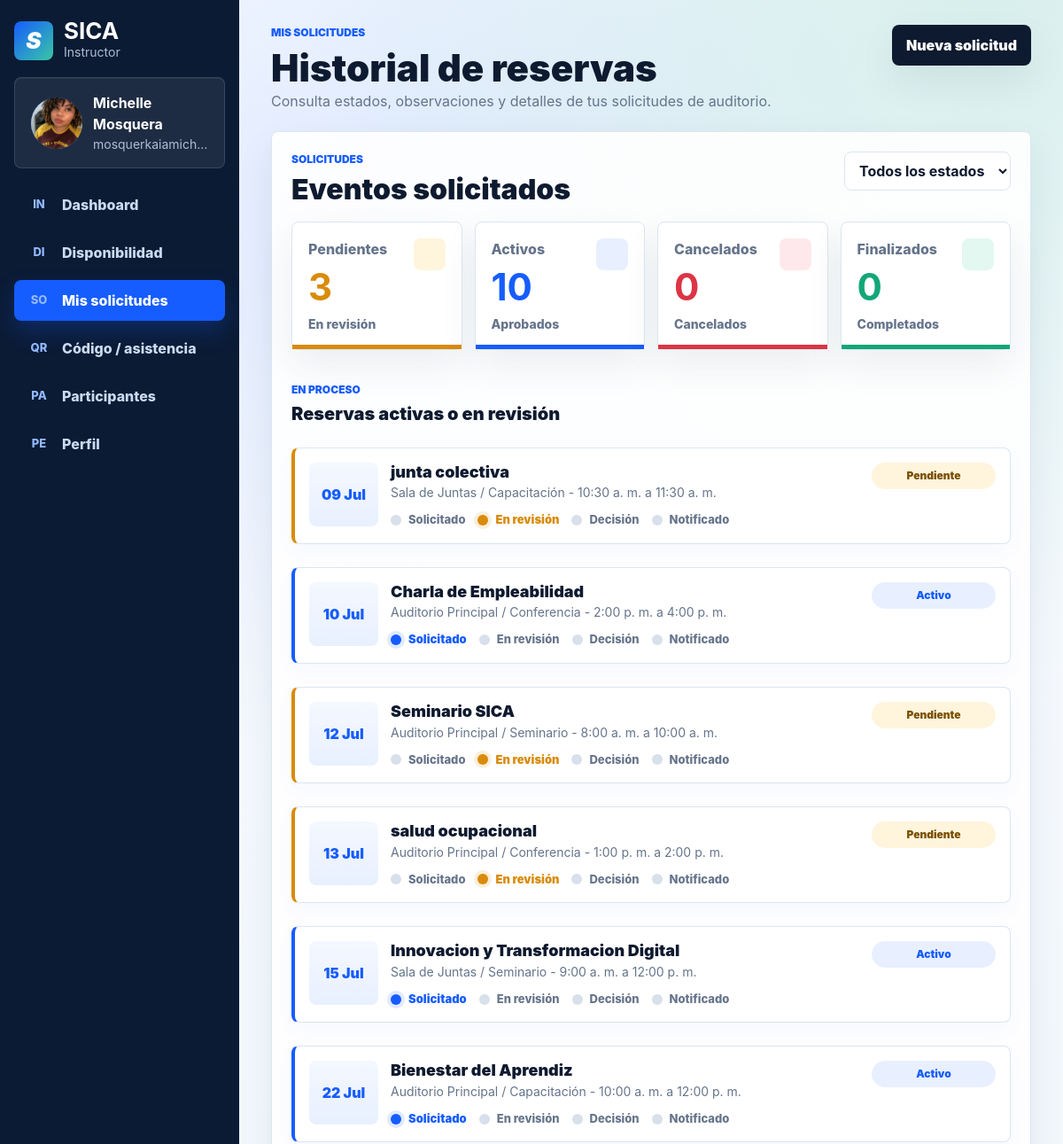
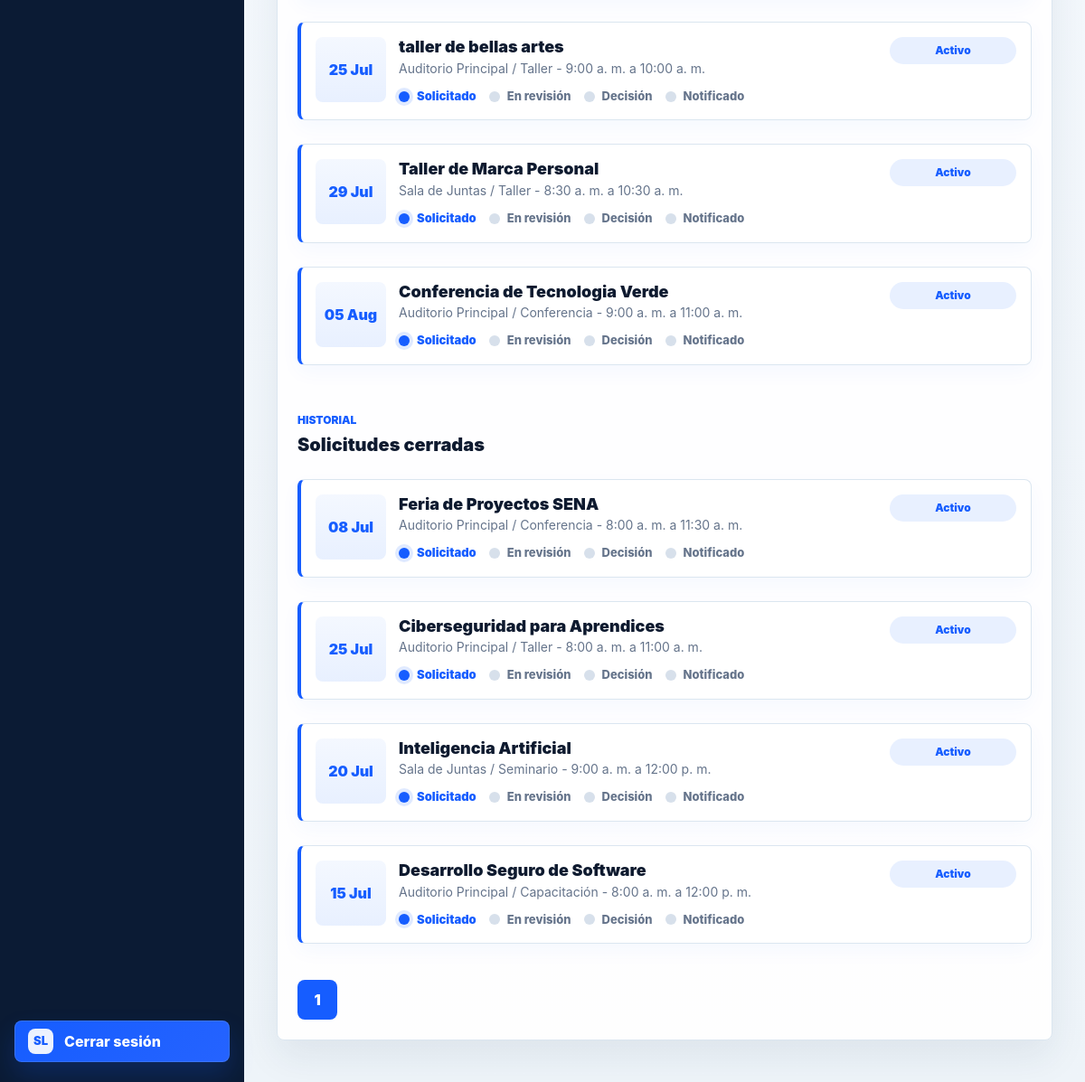
The app's page /instructor/mis_solicitudes.php (signed in) with its own data (2 pictures, top to bottom).
### tables this page shows
CREATE TABLE `evento` (
  `id_evento` int(11) NOT NULL,
  `nombre_evento` varchar(100) NOT NULL,
  `descripcion` varchar(150) DEFAULT NULL,
  `fecha_evento` date NOT NULL,
  `hora_inicio` time NOT NULL,
  `hora_fin` time NOT NULL,
  `codigo_evento` varchar(20) NOT NULL,
  `id_auditorio` int(11) NOT NULL,
  `id_tipo_evento` int(11) NOT NULL,
  `id_solicitante` bigint(20) DEFAULT NULL,
  `id_coordinador` bigint(20) DEFAULT NULL,
  `observacion` varchar(255) DEFAULT NULL,
  `fecha_aprobacion` date DEFAULT NULL,
  `id_estado` int(11) DEFAULT NULL
);

CREATE TABLE `auditorio` (
  `id_auditorio` int(11) NOT NULL,
  `nombre_auditorio` varchar(80) NOT NULL,
  `bloque` varchar(10) NOT NULL,
  `capacidad` int(11) NOT NULL,
  `cantidad_computadores` int(11) DEFAULT NULL,
  `tiene_aire_acondicionado` tinyint(1) DEFAULT NULL,
  `tiene_ventilador` tinyint(1) DEFAULT NULL,
  `tiene_tablero` tinyint(1) DEFAULT NULL,
  `tiene_televisor` tinyint(1) DEFAULT NULL,
  `id_estado` int(11) DEFAULT NULL
);

CREATE TABLE `tipo_evento` (
  `id_tipo_evento` int(11) NOT NULL,
  `nombre_tipo` varchar(50) NOT NULL
);

CREATE TABLE `estado` (
  `id_estado` int(11) NOT NULL,
  `nombre_estado` varchar(20) NOT NULL
);

### includes/paths.php (called while the page is built, shortened)
<?php
function app_base_path(): string
{
    static $basePath = null;
    if ($basePath !== null) {
        return $basePath;
    }
    $scriptName = str_replace('\\', '/', $_SERVER['SCRIPT_NAME'] ?? '');
    $segments = array_values(array_filter(explode('/', trim($scriptName, '/')), 'strlen'));
    $firstSegment = $segments[0] ?? '';
    $rootEntries = [
        'admin',
        'aprendiz',
        'coordinador',
        'css',
        'img',
        'includes',
        'instructor',
        'js',
        'login',
        'index.php',
    ];
    $basePath = ($firstSegment !== '' && !in_array($firstSegment, $rootEntries, true))
        ? '/' . $firstSegment
        : '';
    return $basePath;
}
function app_url(string $path): string
{
    return app_base_path() . '/' . ltrim($path, '/');
}

### instructor/mis_solicitudes.php (the view, shortened to what this page needs)
<?php
require_once __DIR__ . '/../config/conexion.php';
require_once __DIR__ . '/../includes/instructor_panel.php';
$idInstructor = (int)(instructor_user()['id_documento'] ?? 0);
$params = [':id' => $idInstructor];
$where = ' WHERE e.id_solicitante = :id';
$counts = ['Pendiente' => 0, 'Activo' => 0, 'Cancelado' => 0, 'Finalizado' => 0];
$countStmt = $pdo->prepare('SELECT es.nombre_estado, COUNT(*) AS cnt FROM evento e INNER JOIN estado es ON es.id_estado = e.id_estado' . $where . ' GROUP BY es.nombre_estado');
$countStmt->execute($params);
foreach ($countStmt->fetchAll() as $row) {
    $name = (string)($row['nombre_estado'] ?? '');
    $cnt = (int)($row['cnt'] ?? 0);
    if (array_key_exists($name, $counts)) {
        $counts[$name] = $cnt;
    } else {
        $counts[$name] = $cnt;
    }
}
$perPage = 15;
$pagina = min(200, max(1, (int)($_GET['pagina'] ?? 1)));
$upcomingSql = instructor_event_query() . $where . " AND (es.nombre_estado = 'Pendiente' OR (es.nombre_estado = 'Activo' AND DATE(e.fecha_evento) >= CURDATE())) ORDER BY e.fecha_evento ASC, e.hora_inicio ASC";
$upcoming = instructor_rows($pdo, $upcomingSql, $params);
$countHistoricalSql = 'SELECT COUNT(*) FROM evento e INNER JOIN estado es ON es.id_estado = e.id_estado' . $where . " AND (es.nombre_estado IN ('Cancelado','Finalizado') OR (es.nombre_estado = 'Activo' AND DATE(e.fecha_evento) < CURDATE()))";
$totalHistorical = (int)instructor_scalar($pdo, $countHistoricalSql, $params);
$totalPages = (int)max(1, ceil($totalHistorical / $perPage));
$offset = ($pagina - 1) * $perPage;
$limitSql = (int)$perPage;
$offsetSql = (int)max(0, $offset);
$historicalSql = instructor_event_query() . $where . " AND (es.nombre_estado IN ('Cancelado','Finalizado') OR (es.nombre_estado = 'Activo' AND DATE(e.fecha_evento) < CURDATE())) ORDER BY e.fecha_evento DESC, e.hora_inicio DESC LIMIT {$limitSql} OFFSET {$offsetSql}";
$historical = instructor_rows($pdo, $historicalSql, $params);
function instructor_request_step_data(array $evento): array
{
    $estado = (string)($evento['estado'] ?? '');
    $active = match ($estado) {
        'Activo' => 'solicitado',
        'Pendiente' => 'revision',
        'Cancelado' => 'decision',
        'Finalizado' => 'notificado',
        default => '',
    };
    $decisionDate = '';
    try {
        if (!empty($evento['fecha_aprobacion'])) {
            $decisionDate = (new DateTime((string)$evento['fecha_aprobacion']))->format('Y-m-d');
        }
    } catch (Exception $exception) {
        $decisionDate = '';
    }
    return [
        ['key' => 'solicitado', 'label' => 'Solicitado', 'extra' => ''],
        ['key' => 'revision', 'label' => 'En revisión', 'extra' => ''],
        ['key' => 'decision', 'label' => 'Decisión', 'extra' => $active === 'decision' && $decisionDate !== '' ? ' - ' . $decisionDate : ''],
        ['key' => 'notificado', 'label' => 'Notificado', 'extra' => $active === 'notificado' && $decisionDate !== '' ? ' - ' . $decisionDate : ''],
    ];
}
function instructor_step_class(array $step, string $estado): string
{
    $estado = (string)$estado;
    $active = match ($estado) {
        'Activo' => 'solicitado',
        'Pendiente' => 'revision',
        'Cancelado' => 'decision',
        'Finalizado' => 'notificado',
        default => '',
    };
    if ($active !== (string)$step['key']) {
        return 'step';
    }
    $statusClass = match ($estado) {
        'Activo' => 'state-active',
        'Pendiente' => 'state-pending',
        'Cancelado' => 'state-cancelled',
        'Finalizado' => 'state-finished',
        default => 'state-muted',
    };
    return 'step is-current ' . $statusClass;
}
?>
<?php include_once __DIR__ . '/../includes/header.php'; ?>
<header class="instructor-topbar">
    <div>
        <p class="eyebrow">Mis solicitudes</p>
        <h1>Historial de reservas</h1>
        <span>Consulta estados, observaciones y detalles de tus solicitudes de auditorio.</span>
    </div>
    <div class="topbar-actions">
        <a class="top-action" href="<?= instructor_h(app_url('instructor/disponibilidad.php')) ?>">Nueva solicitud</a>
    </div>
</header>
<section class="panel mis-solicitudes">
    <div class="panel-head">
        <div>
            <p class="eyebrow">Solicitudes</p>
            <h2>Eventos solicitados</h2>
        </div>
        <form class="calendar-toolbar" method="get">
            <select name="estado" onchange="this.form.submit()">
                <option value="">Todos los estados</option>
            </select>
        </form>
    </div>
    <div class="metric-grid requests-metrics">
        <article class="metric-tile amber"><span>Pendientes</span><strong><?= instructor_h($counts['Pendiente'] ?? 0) ?></strong><small>En revisión</small></article>
        <article class="metric-tile navy"><span>Activos</span><strong><?= instructor_h($counts['Activo'] ?? 0) ?></strong><small>Aprobados</small></article>
        <article class="metric-tile red"><span>Cancelados</span><strong><?= instructor_h($counts['Cancelado'] ?? 0) ?></strong><small>Cancelados</small></article>
        <article class="metric-tile green"><span>Finalizados</span><strong><?= instructor_h($counts['Finalizado'] ?? 0) ?></strong><small>Completados</small></article>
    </div>
    <div class="request-list">
        <div class="section-heading">
            <p class="eyebrow">En proceso</p>
            <h3>Reservas activas o en revisión</h3>
        </div>
        <?php foreach ($upcoming as $evento): ?>
            <?php $fecha = new DateTime((string)$evento['fecha_evento']);
                  $estado = (string)($evento['estado'] ?? '');
                  $steps = instructor_request_step_data($evento);
            ?>
            <article class="request-row <?= instructor_h(instructor_status_class($estado)) ?>">
                <div class="request-date"><?= instructor_h($fecha->format('d M')) ?></div>
                <div class="request-content">
                    <div class="request-title">
                      <h3><?= instructor_h($evento['nombre_evento']) ?></h3>
                    </div>
                    <small><?= instructor_h($evento['nombre_auditorio']) ?> / <?= instructor_h($evento['nombre_tipo']) ?> - <?= instructor_h(instructor_hora12((string)$evento['hora_inicio'])) ?> a <?= instructor_h(instructor_hora12((string)$evento['hora_fin'])) ?></small>
                    <div class="stepper" aria-hidden="true">
                        <?php foreach ($steps as $step): ?>
                            <div class="<?= instructor_h(instructor_step_class($step, $estado)) ?>"><div class="dot"></div><div class="label"><?= instructor_h($step['label'] . $step['extra']) ?></div></div>
                        <?php endforeach; ?>
                    </div>
                </div>
                <a class="status-pill <?= instructor_h(instructor_status_class((string)$evento['estado'])) ?>" href="<?= instructor_h(app_url('instructor/detalle_solicitud.php?id=' . (int)$evento['id_evento'])) ?>"><?= instructor_h($evento['estado']) ?></a>
            </article>
        <?php endforeach; ?>
    </div>
    <div class="request-list request-list-spaced">
        <div class="section-heading">
            <p class="eyebrow">Historial</p>
            <h3>Solicitudes cerradas</h3>
        </div>
        <?php foreach ($historical as $evento): ?>
            <?php $fecha = new DateTime((string)$evento['fecha_evento']);
                  $estado = (string)($evento['estado'] ?? '');
                  $steps = instructor_request_step_data($evento);
            ?>
            <article class="request-row <?= instructor_h(instructor_status_class($estado)) ?>">
                <div class="request-date"><?= instructor_h($fecha->format('d M')) ?></div>
                <div class="request-content">
                    <div class="request-title">
                      <h3><?= instructor_h($evento['nombre_evento']) ?></h3>
                    </div>
                    <small><?= instructor_h($evento['nombre_auditorio']) ?> / <?= instructor_h($evento['nombre_tipo']) ?> - <?= instructor_h(instructor_hora12((string)$evento['hora_inicio'])) ?> a <?= instructor_h(instructor_hora12((string)$evento['hora_fin'])) ?></small>
                    <div class="stepper" aria-hidden="true">
                        <?php foreach ($steps as $step): ?>
                            <div class="<?= instructor_h(instructor_step_class($step, $estado)) ?>"><div class="dot"></div><div class="label"><?= instructor_h($step['label'] . $step['extra']) ?></div></div>
                        <?php endforeach; ?>
                    </div>
                </div>
                <a class="status-pill <?= instructor_h(instructor_status_class((string)$evento['estado'])) ?>" href="<?= instructor_h(app_url('instructor/detalle_solicitud.php?id=' . (int)$evento['id_evento'])) ?>"><?= instructor_h($evento['estado']) ?></a>
            </article>
        <?php endforeach; ?>
        <div class="pagination-actions" aria-label="Paginación de solicitudes">
            <?php
            $baseQuery = [];
            for ($p = 1; $p <= $totalPages; $p++):
                $q = $baseQuery;
                $q['pagina'] = $p;
                $href = app_url('instructor/mis_solicitudes.php') . '?' . http_build_query($q);
            ?>
                <a class="<?= $p === $pagina ? 'primary-btn' : 'top-action' ?>" href="<?= instructor_h($href) ?>"><?= instructor_h($p) ?></a>
            <?php endfor; ?>
        </div>
    </div>
</section>
<?php include_once __DIR__ . '/../includes/footer.php'; ?>

### css/login.css (style rules this page uses)
:root { --login-blue: #2563ff; --login-blue-dark: #1d4ed8; --login-text: #182235; --login-muted: #7a879b; --login-line: #e6ebf3; --border-angle: 0deg; }
* { box-sizing: border-box; }
body { min-height: 100vh; margin: 0; color: var(--login-text); font-family: "Inter", "Segoe UI", Arial, sans-serif; background: linear-gradient(90deg, rgba(37, 99, 255, 0.08), rgba(255, 255, 255, 0) 18%), linear-gradient(180deg, #f9fbff 0%, #edf4ff 100%); }

### records on screen
evento: fecha_evento "09 Jul", nombre_evento "junta colectiva", id_auditorio.nombre_auditorio "Sala de Juntas", id_tipo_evento.nombre_tipo "Capacitación", hora_inicio "10:30 a. m.", hora_fin "11:30 a. m.", extra "Solicitado", extra "En revisión", extra "Decisión", extra "Notificado", id_estado.nombre_estado "Pendiente"
evento: fecha_evento "10 Jul", nombre_evento "Charla de Empleabilidad", id_auditorio.nombre_auditorio "Auditorio Principal", id_tipo_evento.nombre_tipo "Conferencia", hora_inicio "2:00 p. m.", hora_fin "4:00 p. m.", extra "Solicitado", extra "En revisión", extra "Decisión", extra "Notificado", id_estado.nombre_estado "Activo"
evento: fecha_evento "12 Jul", nombre_evento "Seminario SICA", id_auditorio.nombre_auditorio "Auditorio Principal", id_tipo_evento.nombre_tipo "Seminario", hora_inicio "8:00 a. m.", hora_fin "10:00 a. m.", extra "Solicitado", extra "En revisión", extra "Decisión", extra "Notificado", id_estado.nombre_estado "Pendiente"
evento: fecha_evento "13 Jul", nombre_evento "salud ocupacional", id_auditorio.nombre_auditorio "Auditorio Principal", id_tipo_evento.nombre_tipo "Conferencia", hora_inicio "1:00 p. m.", hora_fin "2:00 p. m.", extra "Solicitado", extra "En revisión", extra "Decisión", extra "Notificado", id_estado.nombre_estado "Pendiente"
evento: fecha_evento "15 Jul", nombre_evento "Innovacion y Transformacion Digital", id_auditorio.nombre_auditorio "Sala de Juntas", id_tipo_evento.nombre_tipo "Seminario", hora_inicio "9:00 a. m.", hora_fin "12:00 p. m.", extra "Solicitado", extra "En revisión", extra "Decisión", extra "Notificado", id_estado.nombre_estado "Activo"
evento: fecha_evento "22 Jul", nombre_evento "Bienestar del Aprendiz", id_auditorio.nombre_auditorio "Auditorio Principal", id_tipo_evento.nombre_tipo "Capacitación", hora_inicio "10:00 a. m.", hora_fin "12:00 p. m.", extra "Solicitado", extra "En revisión", extra "Decisión", extra "Notificado", id_estado.nombre_estado "Activo"
evento: fecha_evento "25 Jul", nombre_evento "taller de bellas artes", id_auditorio.nombre_auditorio "Auditorio Principal", id_tipo_evento.nombre_tipo "Taller", hora_inicio "9:00 a. m.", hora_fin "10:00 a. m.", extra "Solicitado", extra "En revisión", extra "Decisión", extra "Notificado", id_estado.nombre_estado "Activo"
evento: fecha_evento "29 Jul", nombre_evento "Taller de Marca Personal", id_auditorio.nombre_auditorio "Sala de Juntas", id_tipo_evento.nombre_tipo "Taller", hora_inicio "8:30 a. m.", hora_fin "10:30 a. m.", extra "Solicitado", extra "En revisión", extra "Decisión", extra "Notificado", id_estado.nombre_estado "Activo"
evento: fecha_evento "05 Aug", nombre_evento "Conferencia de Tecnologia Verde", id_auditorio.nombre_auditorio "Auditorio Principal", id_tipo_evento.nombre_tipo "Conferencia", hora_inicio "9:00 a. m.", hora_fin "11:00 a. m.", extra "Solicitado", extra "En revisión", extra "Decisión", extra "Notificado", id_estado.nombre_estado "Activo"
evento: fecha_evento "08 Jul", nombre_evento "Feria de Proyectos SENA", id_auditorio.nombre_auditorio "Auditorio Principal", id_tipo_evento.nombre_tipo "Conferencia", hora_inicio "8:00 a. m.", hora_fin "11:30 a. m.", extra "Solicitado", extra "En revisión", extra "Decisión", extra "Notificado", id_estado.nombre_estado "Activo"
evento: fecha_evento "25 Jul", nombre_evento "Ciberseguridad para Aprendices", id_auditorio.nombre_auditorio "Auditorio Principal", id_tipo_evento.nombre_tipo "Taller", hora_inicio "8:00 a. m.", hora_fin "11:00 a. m.", extra "Solicitado", extra "En revisión", extra "Decisión", extra "Notificado", id_estado.nombre_estado "Activo"
evento: fecha_evento "20 Jul", nombre_evento "Inteligencia Artificial", id_auditorio.nombre_auditorio "Sala de Juntas", id_tipo_evento.nombre_tipo "Seminario", hora_inicio "9:00 a. m.", hora_fin "12:00 p. m.", extra "Solicitado", extra "En revisión", extra "Decisión", extra "Notificado", id_estado.nombre_estado "Activo"
evento: fecha_evento "15 Jul", nombre_evento "Desarrollo Seguro de Software", id_auditorio.nombre_auditorio "Auditorio Principal", id_tipo_evento.nombre_tipo "Capacitación", hora_inicio "8:00 a. m.", hora_fin "12:00 p. m.", extra "Solicitado", extra "En revisión", extra "Decisión", extra "Notificado", id_estado.nombre_estado "Activo"

### other values on screen
instructor_h($name) "Michelle Mosquera"
instructor_h($mail) "mosquerkaiamich…"
instructor_h($short) "IN"
instructor_h($label) "Dashboard"
instructor_h($short) "DI"
instructor_h($label) "Disponibilidad"
instructor_h($short) "SO"
instructor_h($label) "Mis solicitudes"
instructor_h($short) "QR"
instructor_h($label) "Código / asistencia"
instructor_h($short) "PA"
instructor_h($label) "Participantes"
instructor_h($short) "PE"
instructor_h($label) "Perfil"
instructor_h($counts['Pendiente'] ?? 0) "3"
